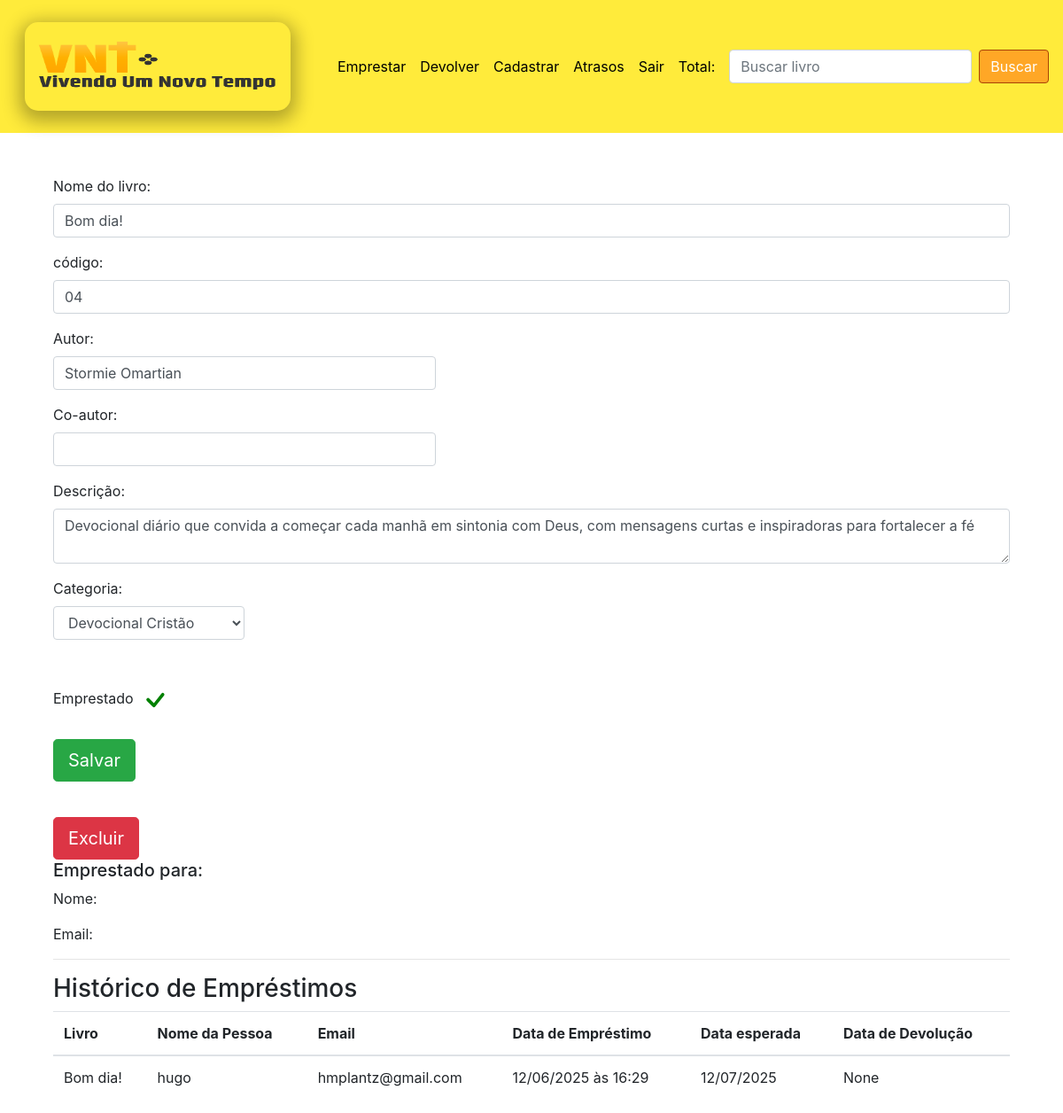
The page /livro/ver_livro/5 (signed in) on the database as committed earlier.
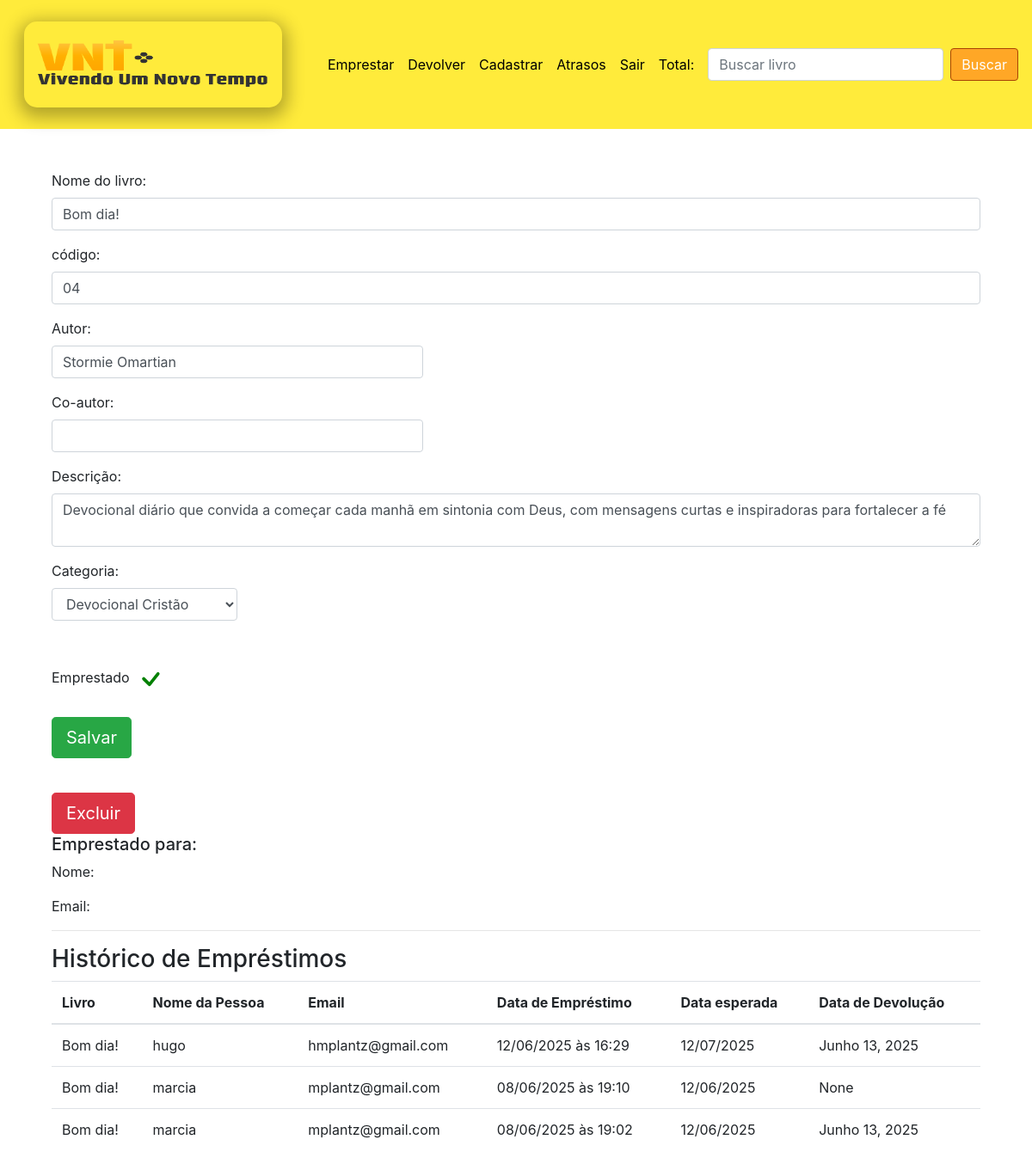
The same page on the database as committed later.
### livro/models.py (models this page shows, shortened)
class Emprestimos(models.Model):
    nome_emprestado_anonimo = models.CharField(max_length=100, null=True, blank=True)
    email_emprestado = models.EmailField()
    livro = models.ForeignKey(Livros, on_delete=models.CASCADE)
    data_emprestimo = models.DateTimeField(default=get_default_data_emprestimo)
    data_prevista = models.DateField(default=get_default_data_prevista)
    data_devolucao = models.DateField(null=True, blank=True)

class Livros(models.Model):
    nome = models.CharField(max_length=100)
    autor = models.CharField(max_length=30)
    co_autor = models.CharField(max_length=30, blank=True)
    emprestado = models.BooleanField(default=False)
    categoria = models.ForeignKey(Categoria, on_delete=models.DO_NOTHING)
    usuario = models.ForeignKey(Usuario, on_delete=models.DO_NOTHING)
    codigo = models.CharField(max_length=50, null=True, blank=True)
    descricao = models.TextField(blank=True, null=True)
    imagem = models.ImageField(upload_to='livros/', blank=True, null=True)
    class Meta:
        verbose_name = 'Livro'

### livro/views.py (the view)
# urls.py: path('ver_livro/<int:id>', views.ver_livros, name = 'ver_livros' ),
def ver_livros(request, id):
    if request.session.get('usuario'):
        livro = Livros.objects.get(id=id)
        if request.session.get('usuario') == livro.usuario.id:
            usuario = Usuario.objects.get(id=request.session['usuario'])
            categoria_livro = Categoria.objects.filter(usuario=usuario).order_by('nome')
            emprestimos = Emprestimos.objects.filter(livro=livro).order_by('-data_emprestimo')
            form = CadastroLivro()
            form.fields['usuario'].initial = request.session['usuario']
            form.fields['categoria'].queryset = categoria_livro
            form_categoria = CategoriaLivro()
            usuarios = Usuario.objects.all()
            livros_emprestar = Livros.objects.filter(usuario=usuario, emprestado=False).order_by('nome')
            livros_emprestados = Livros.objects.filter(usuario=usuario, emprestado=True).order_by('nome')
            return render(request, 'ver_livro.html', {
                'livro': livro,
                'categoria_livro': categoria_livro,
                'emprestimos': emprestimos,
                'usuario_logado': request.session.get('usuario'),
                'form': form,
                'id_livro': id,
                'form_categoria': form_categoria,
                'usuarios': usuarios,
                'livros_emprestar': livros_emprestados,
                'livros_emprestados': livros_emprestados
            })
        else:
            return HttpResponse('Esse livro não é seu')
    return redirect('/auth/login/?status=2')

### livro/forms.py
class CadastroLivro(forms.ModelForm):
    class Meta:
        model = Livros
        fields = "__all__"
    def __init__(self, *args, **kwargs):
        super().__init__(*args, **kwargs)
        self.fields['usuario'].widget = forms.HiddenInput()

class CategoriaLivro(forms.Form):
    nome = forms.CharField(max_length=30)
    descricao = forms.CharField(max_length=60)
    def __init__(self, *args, **kwargs):
        super().__init__(*args, **kwargs)
        self.fields['descricao'].widget = forms.Textarea()

### livro/models.py (called while the page is built)
    def __str__(self) -> str:
        return self.nome

### livro/templates/ver_livro.html (shortened to what this page needs)
{% extends 'base.html' %}
{% load filtros %}
{% block 'conteudo' %}
<div class="container">
  <br>
  <form action="{% url 'alterar_livro' %}" method="POST">
    <p>
      <label>Nome do livro:</label>
      <input class="form-control" type="text" value="{{livro.nome}}" name="nome_livro">
    </p>
    <p>
      <label>código:</label>
      <input class="form-control" type="text" value="{{livro.codigo}}" name="codigo">
    </p>
    <p>
      <label>Autor:</label>
      <input style="width: 40%;" class="form-control" type="text" value="{{livro.autor}}" name="autor">
    </p>
    <p>
      <label>Co-autor:</label>
      <input style="width: 40%;" class="form-control" type="text" value="{{livro.co_autor}}" name="co_autor">
    </p>
    <p>
      <label>Descrição:</label>
      <textarea class="form-control" name="descricao">{{livro.descricao}}</textarea>
    </p>
    <label>Categoria:</label>
    <select style="width: 20%;" class="form-control" name="categoria_id">
      {% for i in categoria_livro %}
        {% if livro.categoria.nome == i.nome %}
          <option value="{{i.id}}" selected>{{i}}</option>
        {% else %}
          <option value="{{i.id}}">{{i}}</option>
        {% endif %}
      {% endfor %}
    </select>
    <br>
    <p>
    <br>
    <label>Emprestado</label>
    {% if livro.emprestado %}
      <svg style="color: green" xmlns="http://www.w3.org/2000/svg" width="40" height="40" fill="currentColor"
        class="bi bi-check" viewBox="0 0 16 16">
        <path d="M10.97 4.97a.75.75 0 0 1 1.07 1.05l-3.99 4.99a.75.75 0 0 1-1.08.02L4.324 8.384a.75.75 0 1 1 1.06-1.06l2.094 2.093 3.473-4.425a.267.267 0 0 1 .02-.022z" />
      </svg>
    {% endif %}
    <br>
    <br>
    <input type="submit" class="btn btn-success btn-lg" value="Salvar">
  </form>
  <br>
  <button type="button" class="btn btn-danger btn-lg" data-toggle="modal" data-target="#exampleModal2">
    Excluir
  </button>
  <h5>Emprestado para:</h5>
  {% if livro.emprestado %}
    <p>Nome: {{ livro.usuario_emprestado.nome }}</p>
    <p>Email: {{ livro.usuario_emprestado.email }}</p>
  {% else %}
    <p>O livro está disponível.</p>
  {% endif %}
  <hr>
  <h3>Histórico de Empréstimos</h3>
  <table class="table">
    <thead>
      <tr>
        <th>Livro</th>
        <th>Nome da Pessoa</th>
        <th>Email</th>
        <th>Data de Empréstimo</th>
        <th>Data esperada</th>
        <th>Data de Devolução</th>
      </tr>
    </thead>
    <tbody>
      {% for emprestimo in emprestimos %}
        <tr>
          <td>{{ emprestimo.livro.nome }}</td>
          <td>{{ emprestimo.nome_emprestado_anonimo }}</td>
          <td>{{ emprestimo.email_emprestado }}</td>
          <td>{{ emprestimo.data_emprestimo|date:"d/m/Y \\à\\s H:i" }}</td>
          <td>{{ emprestimo.data_prevista|date:"d/m/Y" }}</td>
          <td>{{ emprestimo.data_devolucao }}</td>
        </tr>
      {% empty %}
        <tr>
          <td colspan="5">Nenhum empréstimo registrado.</td>
        </tr>
      {% endfor %}
    </tbody>
  </table>
</div>
{% endblock %}

Rows that differ between the two databases and show on the page:
changed Emprestimos "hugo": data_devolucao "None" → "Junho 13, 2025"
added Emprestimos: livro.nome "Bom dia!", nome_emprestado_anonimo "marcia", email_emprestado "mplantz@gmail.com", data_emprestimo "08/06/2025 às 19:10", data_prevista "12/06/2025", data_devolucao "None"
added Emprestimos: livro.nome "Bom dia!", nome_emprestado_anonimo "marcia", email_emprestado "mplantz@gmail.com", data_emprestimo "08/06/2025 às 19:02", data_prevista "12/06/2025", data_devolucao "Junho 13, 2025"
